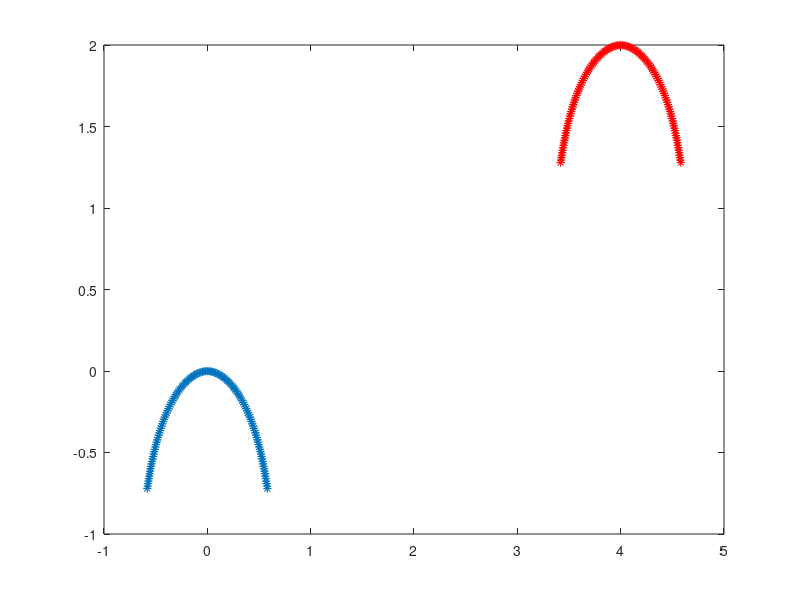

This chart was generated by the following MATLAB code:
%-------------------------------------------------------------------------------------------------------------------%
%
% IB2d is an Immersed Boundary Code (IB) for solving fully coupled non-linear 
% 	fluid-structure interaction models. This version of the code is based off of
%	Peskin's Immersed Boundary Method Paper in Acta Numerica, 2002.
%
% Author: Nicholas A. Battista
% Email:  nick.battista@unc.edu
% Date Created: May 27th, 2015
% Institution: UNC-CH
%
% This code is capable of creating Lagrangian Structures using:
% 	1. Springs
% 	2. Beams (*torsional springs)
% 	3. Target Points
%	4. Muscle-Model (combined Force-Length-Velocity model, "HIll+(Length-Tension)")
%
% One is able to update those Lagrangian Structure parameters, e.g., spring constants, resting %%	lengths, etc
% 
% There are a number of built in Examples, mostly used for teaching purposes. 
% 
% If you would like us to add a specific muscle model, please let Nick (nick.battista@unc.edu) know.
%
%--------------------------------------------------------------------------------------------------------------------%


%%%%%%%%%%%%%%%%%%%%%%%%%%%%%%%%%%%%%%%%%%%%%%%%%%%%%%%%%%%%%%%%%%%%%%%%%%%%%%%%
%
% FUNCTION: creates the JELLYFISH-EXAMPLE geometry and prints associated input files
%
%%%%%%%%%%%%%%%%%%%%%%%%%%%%%%%%%%%%%%%%%%%%%%%%%%%%%%%%%%%%%%%%%%%%%%%%%%%%%%%%

function Jellyfish_Geometry()

% FLUID GRID PARAMETERS %
L = 8;                              % Length of computational domain (m)
N = 256;                            % # of Cartesian grid meshwidths
dx = L/N;                           % Cartesian mesh width (m)

% Construct Geometry
[xLag,yLag,ds] = give_Me_Immsersed_Boundary_Geometry(N,L);
plot(xLag,yLag,'*'); hold on;

% Translate Geometry
xLag = xLag + L/2;
yLag = yLag + L/4;
plot(xLag,yLag,'r*'); hold on;
  
% NAMING CONVENTION FOR SIMULATION 
struct_name = 'jelly';      % structure name


%
% PRINT INPUT FILES (.vertex, .spring, .beam, etc) %
%

% print vertices
print_Lagrangian_Vertices(xLag,yLag,struct_name);

% print springs
k_Spring = 5*1.2750000000000000e+07;        % spring constant (Newton)
print_Lagrangian_Springs(xLag,k_Spring,ds,struct_name);

% print beams
k_Beam = 500*1.0363359375000002e+10;   % beam stiffness constant (Newton m^2)
print_Lagrangian_nonInv_Beams(xLag,yLag,k_Beam,struct_name);




%%%%%%%%%%%%%%%%%%%%%%%%%%%%%%%%%%%%%%%%%%%%%%%%%%%%%%%%%%%%%%%%%%%%%%%%
%
% FUNCTION: prints VERTEX points to a file called rubberband.vertex
%
%%%%%%%%%%%%%%%%%%%%%%%%%%%%%%%%%%%%%%%%%%%%%%%%%%%%%%%%%%%%%%%%%%%%%%%%

function print_Lagrangian_Vertices(xLag,yLag,struct_name)

    N = length(xLag);

    vertex_fid = fopen([struct_name '.vertex'], 'w');

    fprintf(vertex_fid, '%d\n', N );

    %Loops over all Lagrangian Pts.
    for s = 1:N
        X_v = xLag(s);
        Y_v = yLag(s);
        fprintf(vertex_fid, '%1.16e %1.16e\n', X_v, Y_v);
    end

    fclose(vertex_fid); 

    
%%%%%%%%%%%%%%%%%%%%%%%%%%%%%%%%%%%%%%%%%%%%%%%%%%%%%%%%%%%%%%%%%%%%%%%%
%
% FUNCTION: prints SPRING points to a file called rubberband.spring
%
%%%%%%%%%%%%%%%%%%%%%%%%%%%%%%%%%%%%%%%%%%%%%%%%%%%%%%%%%%%%%%%%%%%%%%%%

function print_Lagrangian_Springs(xLag,k_Spring,ds_Rest,struct_name)

    N = length(xLag);

    spring_fid = fopen([struct_name '.spring'], 'w');

    fprintf(spring_fid, '%d\n', N-1 );

    %spring_force = kappa_spring*ds/(ds^2);

    % SPRINGS BETWEEN VERTICES ON RHS
    for s = 1:ceil(N/2)
            if s <= floor(N/2)         
                fprintf(spring_fid, '%d %d %1.16e %1.16e\n', s, s+1, k_Spring, ds_Rest);  
            elseif s == ceil(N/2)
                fprintf(spring_fid, '%d %d %1.16e %1.16e\n', 1, ceil(N/2)+1, k_Spring, ds_Rest);  
            end
    end
    
    % SPRINGS BETWEEN VERTICES ON LHS
    for s=1:floor(N/2)-1
                s1 = ceil(N/2)+s;
                s2 = ceil(N/2)+s+1;
                fprintf(spring_fid, '%d %d %1.16e %1.16e\n', s1, s2, k_Spring, ds_Rest);  
    end
    fclose(spring_fid); 
    
 
%%%%%%%%%%%%%%%%%%%%%%%%%%%%%%%%%%%%%%%%%%%%%%%%%%%%%%%%%%%%%%%%%%%%%%%%%%%%%%%%%%%%%
%
% FUNCTION: prints BEAM (NON-INVARIANT) points to a file called rubberband.nonInv_beam
%
%%%%%%%%%%%%%%%%%%%%%%%%%%%%%%%%%%%%%%%%%%%%%%%%%%%%%%%%%%%%%%%%%%%%%%%%%%%%%%%%%%%%%

function print_Lagrangian_nonInv_Beams(xLag,yLag,k_Beam,struct_name)

    % k_Beam: beam stiffness
    % Cx/Cy:  beam curvatures in x/y respestively
    
    N = length(xLag); % NOTE: Total number of beams = Number of Total Lag Pts. - 2

    beam_fid = fopen([struct_name '.nonInv_beam'], 'w');

    fprintf(beam_fid, '%d\n', N-2 );

    % beam_force = kappa_beam*ds/(ds^4)
    
    %BEAMS BETWEEN VERTICES ON RHS
    for s = 1:ceil(N/2)+1
            if s <= floor(N/2)-1  
                Cx = xLag(s) - 2*xLag(s+1) + xLag(s+2);
                Cy = yLag(s) - 2*yLag(s+1) + yLag(s+2);
                fprintf(beam_fid, '%d %d %d %1.16e %1.16e %1.16e\n', s,s+1,s+2, k_Beam, Cx, Cy);  
            elseif s == ceil(N/2)
                Cx = xLag(ceil(N/2)+1) - 2*xLag(1) + xLag(2);
                Cy = yLag(ceil(N/2)+1) - 2*yLag(1) + yLag(2);
                fprintf(beam_fid, '%d %d %d %1.16e %1.16e %1.16e\n', ceil(N/2)+1,1,2, k_Beam, Cx,Cy);  
            elseif s == ceil(N/2)+1
                Cx = xLag(ceil(N/2)+2) - 2*xLag( ceil(N/2)+1 ) + xLag(1);
                Cy = yLag(ceil(N/2)+2) - 2*yLag( ceil(N/2)+1 ) + yLag(1);
                fprintf(beam_fid, '%d %d %d %1.16e %1.16e %1.16e\n', ceil(N/2)+2,ceil(N/2)+1,1, k_Beam, Cx,Cy);  
            end
    end
    
    % BEAMS BETWEEN VERTICES ON LHS
    for s=1:floor(N/2)-2
                s1 = ceil(N/2)+s;
                s2 = ceil(N/2)+s+1;
                s3 = ceil(N/2)+s+2;
                Cx = xLag(s3) - 2*xLag(s2) + xLag(s1);
                Cy = yLag(s3) - 2*yLag(s2) + yLag(s1);
                fprintf(beam_fid, '%d %d %d %1.16e %1.16e %1.16e\n', s3, s2, s1, k_Beam, Cx, Cy);  
    end
    fclose(beam_fid); 
    

%%%%%%%%%%%%%%%%%%%%%%%%%%%%%%%%%%%%%%%%%%%%%%%%%%%%%%%%%%%%%%%%%%%%%%%%
%
% FUNCTION: creates the Lagrangian structure geometry
%
%%%%%%%%%%%%%%%%%%%%%%%%%%%%%%%%%%%%%%%%%%%%%%%%%%%%%%%%%%%%%%%%%%%%%%%%

function [xLag,yLag,ds] = give_Me_Immsersed_Boundary_Geometry(N,L)


% JELLYFISH GEOMETRY PARAMETERS %

bell_length = 2;                    % bell length (m)
npts_bell = ceil(2*(bell_length/L)*N); % number of points along the length of the entire bell
npts_circ = 1;                    %number of points along the circumference (=1 for 2D)
npts = npts_bell*npts_circ;	      % total number points 
ds = bell_length/(npts_bell-1);   % mesh spacing along the length of bell (m)
Zs = 0;                          %distance to top of bell (m)
xb = zeros(npts);                 %holds resting positions to calculate curvatures
zb=zeros(npts);                   %holds resting positions to calculate curvatures

% Values to describe bell shape given in Alben, Peng and Miller %
betao = 0.5;
betam = 0.3;
to = 0.5;
t=0;
gamma = 1;

% Starting values
z = Zs;
r = 0;
x = 0;

% center line of jelly
xLag(1) = x;
yLag(1) = z;
zl=z;
rl=r;

%right side of bell
for s = 1:(ceil(npts_bell/2)-1)
    beta = betao+(betam-betao)*(t/to)^gamma;
    theta = -1.55*(1-exp(-(s)*ds/beta));
    z = zl + ds*sin(theta);
    r = rl + ds*cos(theta);
    x = r;
    zl=z;
    rl=r;
    xLag(s+1)=x;
    yLag(s+1)=z;
   %fprintf(vertex_fid, '%1.16e %1.16e\n', x, z);
end


% reinitialize values for centerline
z = Zs;
r = 0;
zl=z;
rl=r;


%left side of bell
for s = (ceil(npts_bell/2)):npts_bell-2
    s2=s-(ceil(npts_bell/2)-1);
    beta = betao+(betam-betao)*(t/to)^gamma;
    theta = -1.55*(1-exp(-(s2)*ds/beta));
    z = zl + ds*sin(theta);
    r = rl + ds*cos(theta);
    x = -1*r;
    zl=z;
    rl=r;
    xLag(s+1)=x;
    yLag(s+1)=z;
   %fprintf(vertex_fid, '%1.16e %1.16e\n', x, z);
end


% 
% %%%%%%%%%%%%%%%%%%%%%%%%%%%%%%%%%%%%%%%%%%%%%%%%%%%%%%%%%%%%%%%%%%%%%%%%%%%%%%%%
% 
% % Write out the beam information
%  beam_fid = fopen([mesh_name num2str(N) '.beam'], 'w');
%  
%  fprintf(beam_fid, '%d\n', npts-3);
%  
%  %right side of bell
%  for q = 0:npts_circ-1
%  for s = 0:(ceil(npts_bell/2)-3)
%     C1 = xb(s+1)+xb(s+3)-2*xb(s+2); 
%     C2 = zb(s+1)+zb(s+3)-2*zb(s+2); 
%     fprintf(beam_fid, '%d %d %d %1.16e %1.16e %1.16e\n', q*npts_circ+s, q*npts_circ+s+1, q*npts_circ+s+2, kappa_beam*ds/(ds^4), C1, C2);
%  end
%  
%  %top of bell
%     s=ceil(npts_bell/2);
%     C1 = xb(s+1)+xb(2)-2*xb(1); 
%     C2 = zb(s+1)+zb(2)-2*zb(1); 
%     fprintf(beam_fid, '%d %d %d %1.16e %1.16e %1.16e\n', q*npts_circ+s, q*npts_circ+0, q*npts_circ+1, kappa_beam*ds/(ds^4), C1, C2);
%     s=ceil(npts_bell/2)+1;
%     C1 = xb(s+1)+xb(1)-2*xb(s); 
%     C2 = zb(s+1)+zb(1)-2*zb(s); 
%     fprintf(beam_fid, '%d %d %d %1.16e %1.16e %1.16e\n', q*npts_circ+s, q*npts_circ+s-1, q*npts_circ+0, kappa_beam*ds/(ds^4), C1, C2);
%  
%  %left side of bell   
%  for s = ceil((npts_bell/2)+2):npts_bell-2
%     C1 = xb(s+1)+xb(s-1)-2*xb(s); 
%     C2 = zb(s+1)+zb(s-1)-2*zb(s); 
%     fprintf(beam_fid, '%d %d %d %1.16e %1.16e %1.16e\n', q*npts_circ+s, q*npts_circ+s-1, q*npts_circ+s-2, kappa_beam*ds/(ds^4), C1, C2);
%  end
%  end
% % 
% % 
%  fclose(beam_fid);
% 
